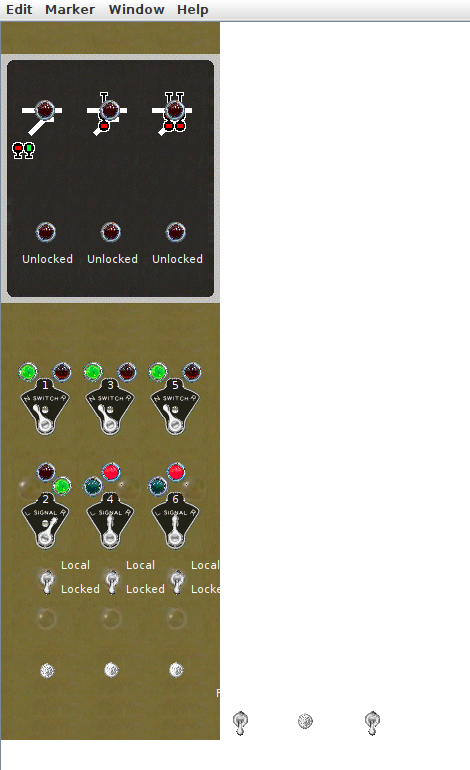
#> input picture jmri/layouts/hart/ctc/history/66e68918-4180-46f9-938b-cc55f4fa56a2.png, 470 x 770 px
$ python -i film_ctc.py   (imports and definitions only)
#> lines starting #> are read from the running program, lines starting #| are printed output that depends on the picture
#> further down, picture is the input picture: PIL image 470x770 RGB; mean R, G, B 185.7, 182.6, 169.2
"""Build stop-motion video of HART JMRI USS CTC panel evolution from history screenshots.

Run it with `python3 tools/ctc_history/films.py ctc`.
"""

from __future__ import annotations

import tempfile
from pathlib import Path
from typing import NamedTuple

from film_common import (
    CAPTION_INK,
    HISTORY,
    Box,
    Font,
    concat_input,
    load_font,
    mp4_command,
    open_frame,
    run_ffmpeg,
    write_concat_list,
)
from PIL import Image, ImageDraw

DESKTOP = HISTORY
OUT_MP4 = HISTORY / "CTC_Panel_Evolution.mp4"
OUT_GIF = HISTORY / "CTC_Panel_Evolution.gif"
CANVAS = (1200, 820)
BG = (32, 32, 36)
CAPTION_H = 44

# Full-panel crops: anchor the track schematic top-left to a fixed point so
# frames don't jitter during stop-motion. Pilot / partial-width frames are
# centered instead (see is_full_panel).
FULL_PANEL_W = 1120
FULL_PANEL_H = 700
TRACK_ANCHOR_X = 8
TRACK_ANCHOR_Y = 20
FULL_PANEL_MIN_W = 980
PAD_COLOR = (180, 155, 95)  # tan panel background


class Frame(NamedTuple):
    name: str     # screenshot file in docs/ctc/history
    caption: str


# Chronological evolution (Desktop captures, Aug 19 – Sep 28 2026; Nov 11 painted by PanelPro)
FRAMES: list[Frame] = [
    Frame("66e68918-4180-46f9-938b-cc55f4fa56a2.png", "Pilot — Brick + Plane (3 columns)"),
    Frame("Screenshot 2026-08-19 at 5.44.55\u202fPM.png", "Wireframe track + lever machine"),
    Frame("Screenshot 2026-08-19 at 8.37.11\u202fPM.png", "Station labels — Brick through Princess"),
    Frame("Screenshot 2026-08-19 at 8.44.31\u202fPM.png", "Main West / South Yard routing"),
    Frame("Screenshot 2026-08-19 at 9.36.05\u202fPM.png", "Engine Terminal + yard ladders"),
    Frame("Screenshot 2026-08-19 at 9.48.51\u202fPM.png", "West Yard W-1 / W-2 stubs"),
    Frame("Screenshot 2026-08-19 at 10.06.35\u202fPM.png", "Full plant geometry"),
    Frame("Screenshot 2026-08-19 at 10.41.20\u202fPM.png", "Engine House + McKees stubs"),
    Frame("Screenshot 2026-08-19 at 11.33.05\u202fPM.png", "Title banner + live lever art"),
    Frame("Screenshot 2026-08-19 at 11.35.49\u202fPM.png", "Connected — occupancy + aspects"),
    Frame("Screenshot 2026-08-20 at 1.34.22\u202fAM.png", "HART RAILROAD — NEVILLE ISLAND"),
    Frame("Screenshot 2026-08-20 at 7.42.19\u202fAM.png", "Running: lamps lit on the levers"),
    Frame("Screenshot 2026-08-23 at 8.52.10\u202fPM.png", "Redrawn by the generator; ? until JMRI reports"),
    Frame("Screenshot 2026-08-27 at 5.22.14\u202fPM.png", "Straight mains, OS track names, 20 columns"),
    Frame("Screenshot 2026-09-28 at 4.37.37\u202fPM.png", "Public names: Track S-1, Track EH-1, Track K-1"),
    Frame("uss_ctc_20261111_panelpro.png", "Princess mains redrawn; every signal icon in view"),
]


def is_dark(rgb: tuple[int, int, int]) -> bool:
    r, g, b = rgb
    return r < 55 and g < 55 and b < 55


def is_gold(rgb: tuple[int, int, int]) -> bool:
    r, g, b = rgb
    return r > 95 and g > 80 and b < 135 and r >= g >= b and (r - b) > 25


def is_desktop_purple(rgb: tuple[int, int, int]) -> bool:
    """Raspberry Pi / JMRI desktop background — not part of the panel."""
    r, g, b = rgb
    return 72 <= r <= 96 and 42 <= g <= 58 and 108 <= b <= 138 and (b - r) >= 22


def is_white_bg(rgb: tuple[int, int, int]) -> bool:
    r, g, b = rgb
    return r > 240 and g > 240 and b > 240


def is_panel_pixel(rgb: tuple[int, int, int], y: int) -> bool:
    if is_desktop_purple(rgb) or is_white_bg(rgb):
        return False
    if is_gold(rgb) or is_dark(rgb):
        return True
    # Menu bar inside the Panel window
    if y < 26 and rgb[0] > 200 and rgb[1] > 200 and rgb[2] > 200:
        return True
    return False


def panel_trim(img: Image.Image) -> Image.Image:
    """Remove Pi purple desktop and outer white margins; keep only Panel window."""
    img = img.convert("RGB")
    w, h = img.size
#> w = 470; h = 770
    px = img.load()
    col_count = [
        sum(1 for y in range(h) if is_panel_pixel(px[x, y], y)) for x in range(w)
    ]
#> col_count = 470 values, max 719 at index 11, min 13 at index 0, mean 306
    thresh = max(8, h // 30)
#> thresh = 25
    panel_cols = [i for i, n in enumerate(col_count) if n >= thresh]
#> panel_cols = 219 values from 1 to 219
    if not panel_cols:
        return img

    x0, x1 = panel_cols[0], panel_cols[-1]
#> x0 = 1; x1 = 219
    ys = [
        y
        for y in range(h)
        for x in range(x0, x1 + 1)
        if is_panel_pixel(px[x, y], y)
    ]
#> ys = 140546 items
    y0, y1 = min(ys), max(ys)
#> y0 = 5; y1 = 739
    for y in range(h - 1, -1, -1):
        if sum(1 for x in range(x0, x1 + 1) if is_gold(px[x, y])) > 10:
            y1 = y
            break
    return img.crop((x0, y0, x1 + 1, y1 + 1))
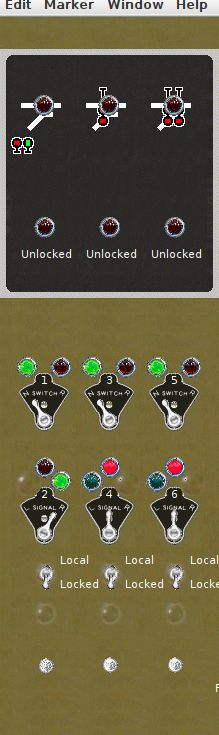
#> returned value: PIL image 219x735 RGB; mean R, G, B 101, 93.9, 63.7


def track_bbox(img: Image.Image) -> tuple[int, int, int, int] | None:
    """Bounding box of the dark track-schematic band (ignores stray dark pixels)."""
    img = img.convert("RGB")
    w, h = img.size
    px = img.load()

    row_dark_x: list[list[int]] = []
    for y in range(h):
        xs = [x for x in range(w) if is_dark(px[x, y])]
        if len(xs) >= max(40, w // 20):
            row_dark_x.append(xs)

    if not row_dark_x:
        return None

    xs = [x for row in row_dark_x for x in row]
    ys = [y for y in range(h) if len([x for x in range(w) if is_dark(px[x, y])]) >= max(40, w // 20)]
    tx0, tx1 = min(xs), max(xs)
    ty0, ty1 = min(ys), max(ys)

    # Wide panels share the same schematic left edge once the plant is full width.
    if w >= FULL_PANEL_MIN_W and (tx1 - tx0) >= FULL_PANEL_MIN_W - 120:
        tx0 = 7

    return tx0, ty0, tx1, ty1


def is_full_panel(img: Image.Image) -> bool:
    trimmed = panel_trim(img)
    return trimmed.size[0] >= FULL_PANEL_MIN_W and track_bbox(trimmed) is not None


def extract_aligned(img: Image.Image, x0: int, y0: int, width: int, height: int) -> Image.Image:
    """Crop a fixed window, padding with tan when the source window is smaller."""
#> called with x0 = -2, y0 = 35, width = 1120, height = 700
    src = img.convert("RGB")
    sw, sh = src.size
    out = Image.new("RGB", (width, height), PAD_COLOR)
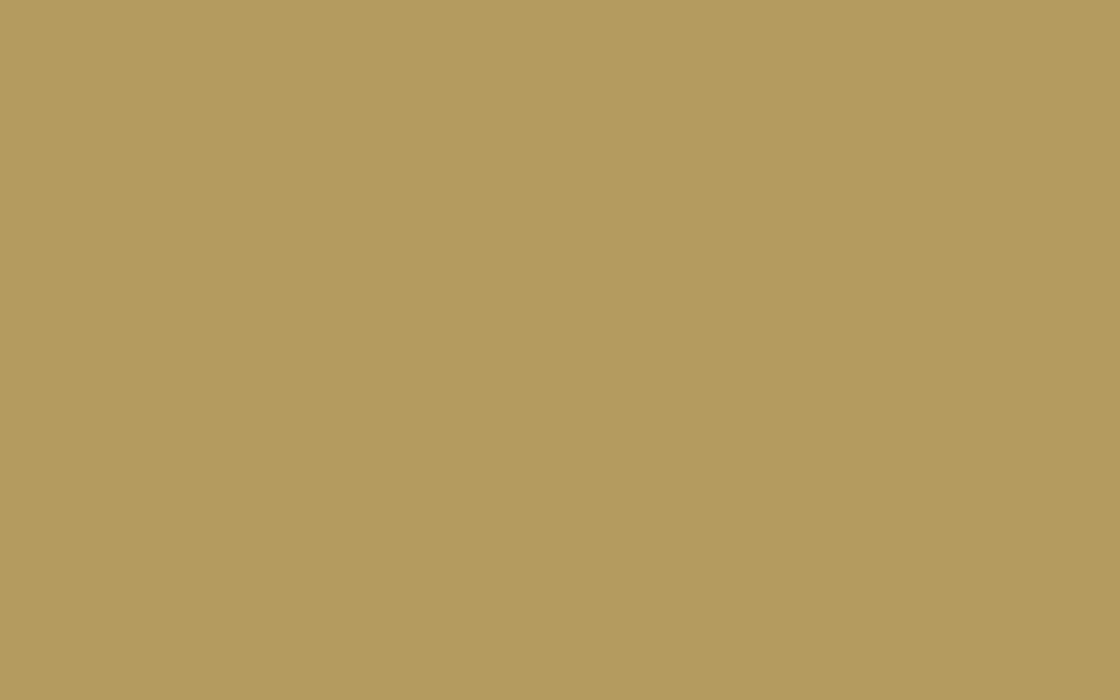
#> out: PIL image 1120x700 RGB; mean R, G, B 180, 155, 95
    dx0 = max(0, -x0)
    dy0 = max(0, -y0)
    sx0 = max(0, x0)
    sy0 = max(0, y0)
    sx1 = min(sw, x0 + width)
    sy1 = min(sh, y0 + height)
    if sx1 > sx0 and sy1 > sy0:
        patch = src.crop((sx0, sy0, sx1, sy1))
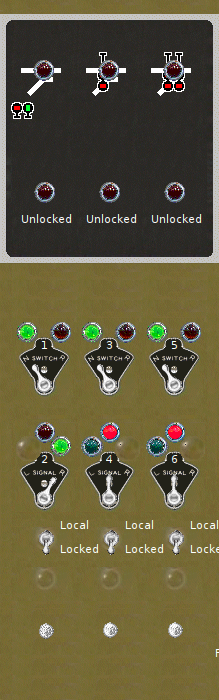
#> patch: PIL image 219x700 RGB; mean R, G, B 98.2, 91.1, 60.8
        out.paste(patch, (dx0, dy0))
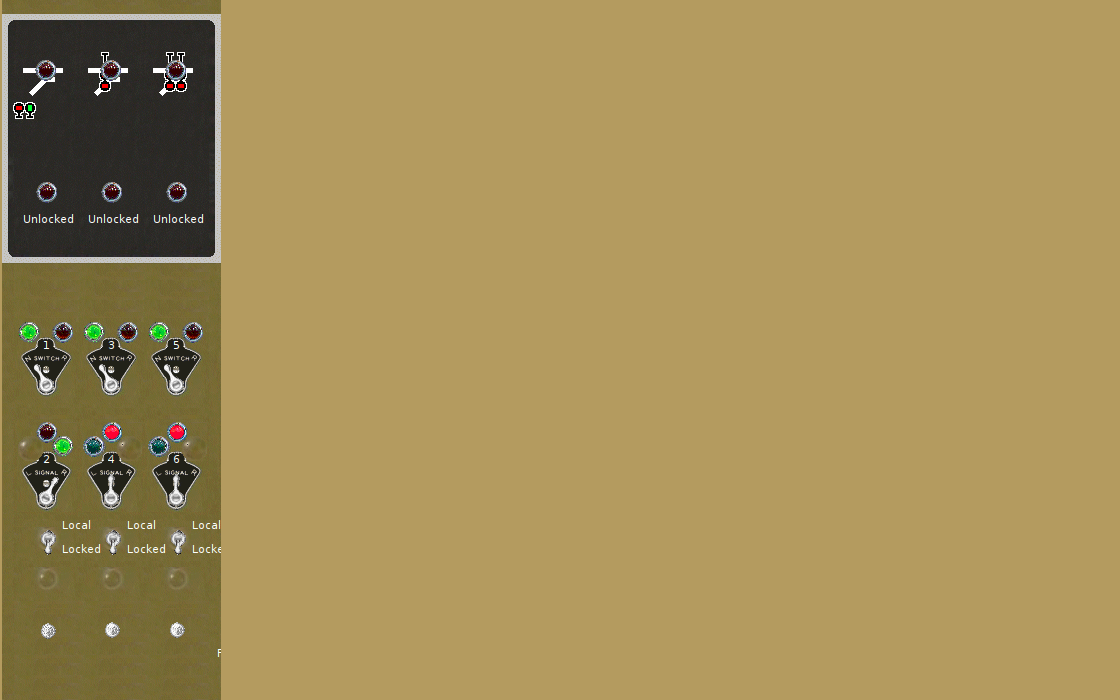
#> out: PIL image 1120x700 RGB; mean R, G, B 164, 142.5, 88.3
    return out


def aligned_full_panel_crop(img: Image.Image) -> Image.Image:
    """Crop full-panel shots; trim desktop first, then anchor on track schematic."""
    trimmed = panel_trim(img)
    box = track_bbox(trimmed)
    if box is None:
        return trimmed

    tx0, ty0, _, _ = box
    x0 = tx0 - TRACK_ANCHOR_X
    y0 = ty0 - TRACK_ANCHOR_Y
    return extract_aligned(trimmed, x0, y0, FULL_PANEL_W, FULL_PANEL_H)


def panel_crop(img: Image.Image) -> Image.Image:
    """Pilot / partial-width frame — tan panel only (no white canvas at right)."""
    return panel_trim(img)


# Later captures (Aug 20 to Sep 28) show a wider machine than the first eleven, so
# the fixed-width alignment would cut off its right side. These use an explicit
# crop to the gold panel, measured from each screenshot, and are fitted whole.
EXPLICIT_CROPS: dict[str, Box] = {
    "Screenshot 2026-08-20 at 7.42.19\u202fAM.png": (1, 3, 1130, 721),
    "Screenshot 2026-08-23 at 8.52.10\u202fPM.png": (2, 36, 1131, 754),
    "Screenshot 2026-08-27 at 5.22.14\u202fPM.png": (0, 0, 1324, 718),
    "Screenshot 2026-09-28 at 4.37.37\u202fPM.png": (15, 6, 1339, 721),
    "uss_ctc_20261111_panelpro.png": (0, 0, 1324, 718),
}


# [58 lines left out: functions compose_frame_cropped, build_frames, main, not called in this run]

>>> from PIL import Image
>>> picture = Image.open('../../jmri/layouts/hart/ctc/history/66e68918-4180-46f9-938b-cc55f4fa56a2.png')
>>> result = aligned_full_panel_crop(picture)
